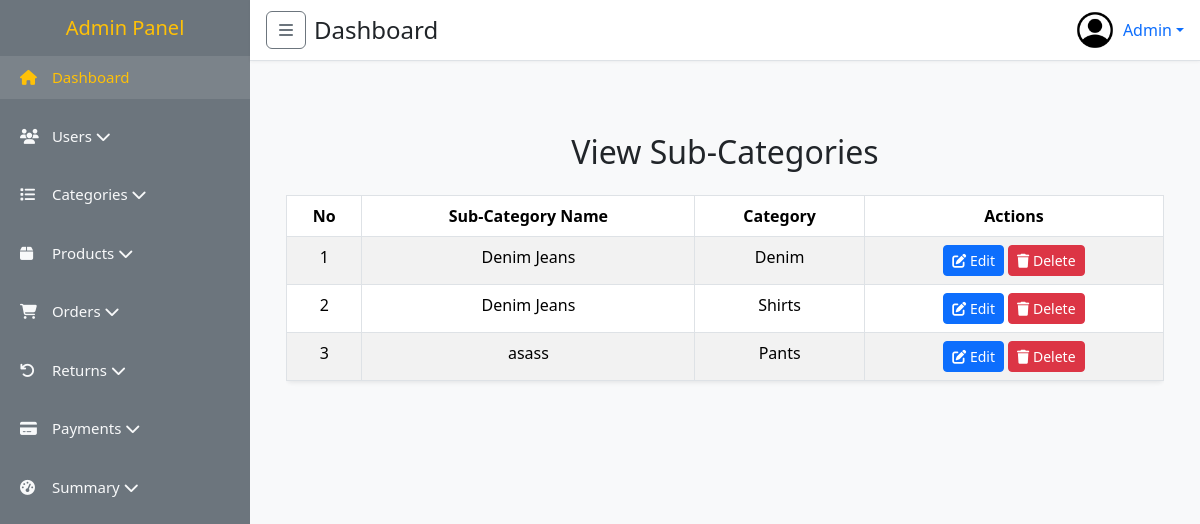
Before: /admin/view_subcategory.php with the older database file.
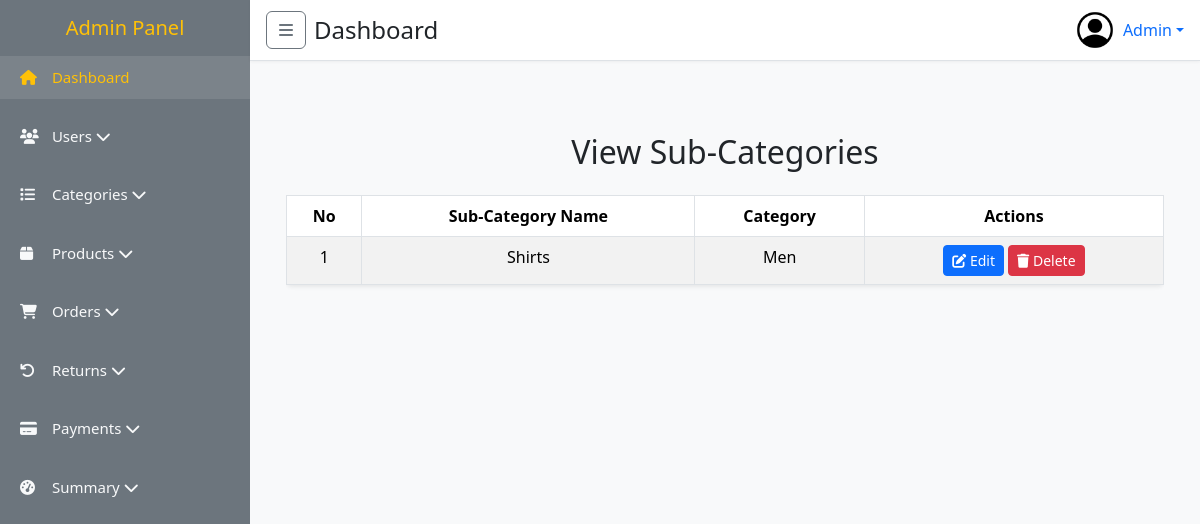
After: the same page with the newer database file.
### tables this page shows
CREATE TABLE `sub_category` (
  `id` int(11) NOT NULL,
  `name` varchar(255) DEFAULT NULL,
  `category_id` int(11) DEFAULT NULL,
  `created_at` datetime DEFAULT current_timestamp(),
  `updated_at` datetime DEFAULT current_timestamp()
);

CREATE TABLE `categories` (
  `id` int(11) NOT NULL,
  `name` varchar(255) DEFAULT NULL,
  `status` tinyint(1) NOT NULL DEFAULT 1,
  `created_at` datetime DEFAULT current_timestamp(),
  `updated_at` datetime DEFAULT current_timestamp()
);

### admin/view_subcategory.php (the view, shortened to what this page needs)
<?php
require "inc/he.php";
require "inc/sidebar.php";
require "inc/nav.php";
require "../config/db.php";
$query = "
  SELECT sc.id, sc.name AS sub_name, c.name AS category_name
  FROM sub_category sc
  JOIN categories c ON sc.category_id = c.id
";
$result = mysqli_query($con, $query);
?>
<main class="p-4">
    <div class="container mt-5">
        <h2 class="mb-4 text-center">View Sub-Categories</h2>
        <?php if (mysqli_num_rows($result) > 0): ?>
            <div class="table-responsive">
                <table class="table table-striped table-hover table-bordered shadow-sm rounded">
                    <thead class="thead-dark">
                        <tr class="text-center">
                            <th>No</th>
                            <th>Sub-Category Name</th>
                            <th>Category</th>
                            <th>Actions</th>
                        </tr>
                    </thead>
                    <tbody>
                        <?php
                        $counter = 1;
                        while ($row = mysqli_fetch_assoc($result)): ?>
                            <tr class="text-center">
                                <td><?php echo $counter++; ?></td>
                                <td><?php echo htmlspecialchars($row['sub_name']); ?></td>
                                <td><?php echo htmlspecialchars($row['category_name']); ?></td>
                                <td>
                                    <a href="edit_sub_category.php?id=<?php echo $row['id']; ?>" class="btn btn-primary btn-sm"
                                        data-bs-toggle="tooltip" data-bs-placement="top" title="Edit Sub-Category">
                                        <i class="fa fa-edit"></i> Edit
                                    </a>
                                    <a href="#" class="btn btn-danger btn-sm" data-bs-toggle="modal"
                                        data-bs-target="#deleteModal<?php echo $row['id']; ?>" title="Delete Sub-Category">
                                        <i class="fa fa-trash"></i> Delete
                                    </a>
                                </td>
                            </tr>
                        <?php endwhile; ?>
                    </tbody>
                </table>
            </div>
        <?php else: ?>
            <div class="alert alert-warning text-center">No sub-categories found.</div>
        <?php endif; ?>
    </div>
</main>
<link href="https://cdn.jsdelivr.net/npm/bootstrap-icons/font/bootstrap-icons.css" rel="stylesheet">
<?php require "inc/footer.php"; ?>

Changed rows visible on the page:
removed sub_category: name "Denim Jeans", category.name "Denim"
removed sub_category: name "Denim Jeans", category.name "Shirts"
removed sub_category: name "asass", category.name "Pants"
added sub_category: name "Shirts", category.name "Men"
